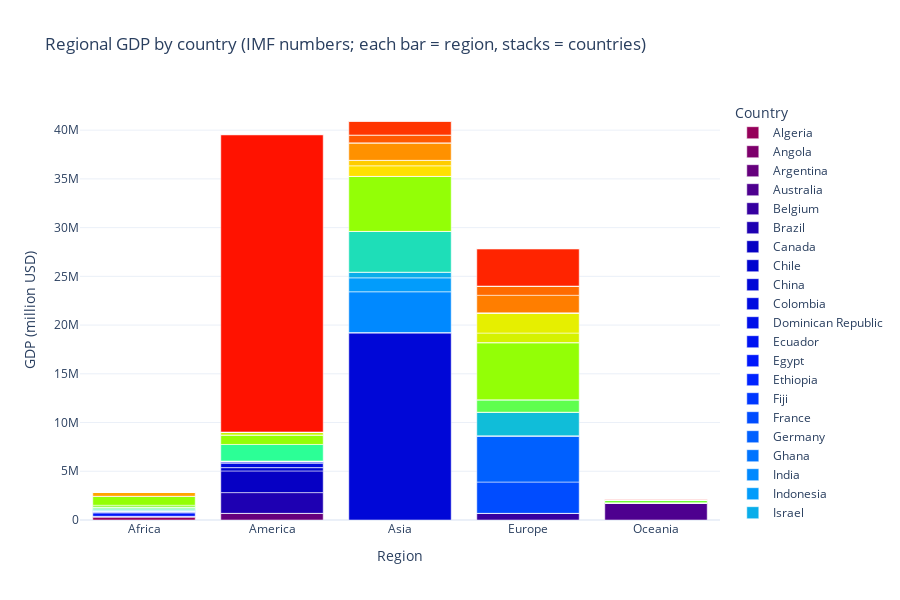

Here is the notebook cell this chart was saved with:
### Code cell
# create a stacked bar where each region is on the x-axis and stacks are countries' GDP contributions.
# We pivot the data so that each country is a color segment.
pivot = plot_df.pivot_table(
    index='region',
    columns='country',
    values='gdp_million_usd',
    aggfunc='sum',
    fill_value=0
)

# reshape pivot into long format for Plotly
long_df = pivot.reset_index().melt(id_vars='region', var_name='country', value_name='gdp_million_usd')

# make a large gradient palette: sample Viridis at N points
n_countries = long_df['country'].nunique()
color_scale = pc.sample_colorscale("Rainbow", [i/(n_countries-1) for i in range(n_countries)])

# build stacked bar
fig = px.bar(
    long_df,
    x='region',
    y='gdp_million_usd',
    color='country',
    title="Regional GDP by country (IMF numbers; each bar = region, stacks = countries)",
    labels={"gdp_million_usd": "GDP (million USD)", "region": "Region"},
    barmode='relative',
    color_discrete_sequence=color_scale
)

# update layout for readability
fig.update_layout(
    xaxis_title="Region",
    yaxis_title="GDP (million USD)",
    legend_title="Country",
    template="plotly_white",
    height=600,
)

# save interactive HTML file
stacked_bar_filename = "stacked_bar.html"
fig.write_html(stacked_bar_filename, full_html=True, include_plotlyjs='cdn')
print(f"Saved stacked bar to {stacked_bar_filename}")

# if running in a notebook, show the figure inline as well
fig.show()

### Figure 1 — Plotly figure (JSON) as saved in the notebook; plotly's stock layout.template omitted (floating-point values rounded to 4 significant figures)
{"data": [{"alignmentgroup": "True", "hovertemplate": "country=Algeria<br>Region=%{x}<br>GDP (million USD)=%{y}<extra></extra>", "legendgroup": "Algeria", "marker": {"color": "rgb(150, 0, 90)", "pattern": {"shape": ""}}, "name": "Algeria", "offsetgroup": "Algeria", "orientation": "v", "showlegend": true, "textposition": "auto", "type": "bar", "x": ["Africa", "America", "Asia", "Europe", "Oceania"], "xaxis": "x", "y": [268885, 0, 0, 0, 0], "yaxis": "y"}, {"alignmentgroup": "True", "hovertemplate": "country=Angola<br>Region=%{x}<br>GDP (million USD)=%{y}<extra></extra>", "legendgroup": "Angola", "marker": {"color": "rgb(126, 0, 108)", "pattern": {"shape": ""}}, "name": "Angola", "offsetgroup": "Angola", "orientation": "v", "showlegend": true, "textposition": "auto", "type": "bar", "x": ["Africa", "America", "Asia", "Europe", "Oceania"], "xaxis": "x", "y": [113343, 0, 0, 0, 0], "yaxis": "y"}, {"alignmentgroup": "True", "hovertemplate": "country=Argentina<br>Region=%{x}<br>GDP (million USD)=%{y}<extra></extra>", "legendgroup": "Argentina", "marker": {"color": "rgb(102, 0, 125)", "pattern": {"shape": ""}}, "name": "Argentina", "offsetgroup": "Argentina", "orientation": "v", "showlegend": true, "textposition": "auto", "type": "bar", "x": ["Africa", "America", "Asia", "Europe", "Oceania"], "xaxis": "x", "y": [0, 683533, 0, 0, 0], "yaxis": "y"}, {"alignmentgroup": "True", "hovertemplate": "country=Australia<br>Region=%{x}<br>GDP (million USD)=%{y}<extra></extra>", "legendgroup": "Australia", "marker": {"color": "rgb(78, 0, 143)", "pattern": {"shape": ""}}, "name": "Australia", "offsetgroup": "Australia", "orientation": "v", "showlegend": true, "textposition": "auto", "type": "bar", "x": ["Africa", "America", "Asia", "Europe", "Oceania"], "xaxis": "x", "y": [0, 0, 0, 0, 1771681], "yaxis": "y"}, {"alignmentgroup": "True", "hovertemplate": "country=Belgium<br>Region=%{x}<br>GDP (million USD)=%{y}<extra></extra>", "legendgroup": "Belgium", "marker": {"color": "rgb(54, 0, 160)", "pattern": {"shape": ""}}, "name": "Belgium", "offsetgroup": "Belgium", "orientation": "v", "showlegend": true, "textposition": "auto", "type": "bar", "x": ["Africa", "America", "Asia", "Europe", "Oceania"], "xaxis": "x", "y": [0, 0, 0, 684864, 0], "yaxis": "y"}, {"alignmentgroup": "True", "hovertemplate": "country=Brazil<br>Region=%{x}<br>GDP (million USD)=%{y}<extra></extra>", "legendgroup": "Brazil", "marker": {"color": "rgb(30, 0, 178)", "pattern": {"shape": ""}}, "name": "Brazil", "offsetgroup": "Brazil", "orientation": "v", "showlegend": true, "textposition": "auto", "type": "bar", "x": ["Africa", "America", "Asia", "Europe", "Oceania"], "xaxis": "x", "y": [0, 2125958, 0, 0, 0], "yaxis": "y"}, {"alignmentgroup": "True", "hovertemplate": "country=Canada<br>Region=%{x}<br>GDP (million USD)=%{y}<extra></extra>", "legendgroup": "Canada", "marker": {"color": "rgb(6, 0, 196)", "pattern": {"shape": ""}}, "name": "Canada", "offsetgroup": "Canada", "orientation": "v", "showlegend": true, "textposition": "auto", "type": "bar", "x": ["Africa", "America", "Asia", "Europe", "Oceania"], "xaxis": "x", "y": [0, 2225341, 0, 0, 0], "yaxis": "y"}, {"alignmentgroup": "True", "hovertemplate": "country=Chile<br>Region=%{x}<br>GDP (million USD)=%{y}<extra></extra>", "legendgroup": "Chile", "marker": {"color": "rgb(0, 3, 207)", "pattern": {"shape": ""}}, "name": "Chile", "offsetgroup": "Chile", "orientation": "v", "showlegend": true, "textposition": "auto", "type": "bar", "x": ["Africa", "America", "Asia", "Europe", "Oceania"], "xaxis": "x", "y": [0, 343823, 0, 0, 0], "yaxis": "y"}, {"alignmentgroup": "True", "hovertemplate": "country=China<br>Region=%{x}<br>GDP (million USD)=%{y}<extra></extra>", "legendgroup": "China", "marker": {"color": "rgb(0, 7, 215)", "pattern": {"shape": ""}}, "name": "China", "offsetgroup": "China", "orientation": "v", "showlegend": true, "textposition": "auto", "type": "bar", "x": ["Africa", "America", "Asia", "Europe", "Oceania"], "xaxis": "x", "y": [0, 0, 19231705, 0, 0], "yaxis": "y"}, {"alignmentgroup": "True", "hovertemplate": "country=Colombia<br>Region=%{x}<br>GDP (million USD)=%{y}<extra></extra>", "legendgroup": "Colombia", "marker": {"color": "rgb(0, 11, 224)", "pattern": {"shape": ""}}, "name": "Colombia", "offsetgroup": "Colombia", "orientation": "v", "showlegend": true, "textposition": "auto", "type": "bar", "x": ["Africa", "America", "Asia", "Europe", "Oceania"], "xaxis": "x", "y": [0, 427766, 0, 0, 0], "yaxis": "y"}, {"alignmentgroup": "True", "hovertemplate": "country=Dominican Republic<br>Region=%{x}<br>GDP (million USD)=%{y}<extra></extra>", "legendgroup": "Dominican Republic", "marker": {"color": "rgb(0, 15, 233)", "pattern": {"shape": ""}}, "name": "Dominican Republic", "offsetgroup": "Dominican Republic", "orientation": "v", "showlegend": true, "textposition": "auto", "type": "bar", "x": ["Africa", "America", "Asia", "Europe", "Oceania"], "xaxis": "x", "y": [0, 127828, 0, 0, 0], "yaxis": "y"}, {"alignmentgroup": "True", "hovertemplate": "country=Ecuador<br>Region=%{x}<br>GDP (million USD)=%{y}<extra></extra>", "legendgroup": "Ecuador", "marker": {"color": "rgb(0, 19, 242)", "pattern": {"shape": ""}}, "name": "Ecuador", "offsetgroup": "Ecuador", "orientation": "v", "showlegend": true, "textposition": "auto", "type": "bar", "x": ["Africa", "America", "Asia", "Europe", "Oceania"], "xaxis": "x", "y": [0, 125677, 0, 0, 0], "yaxis": "y"}, {"alignmentgroup": "True", "hovertemplate": "country=Egypt<br>Region=%{x}<br>GDP (million USD)=%{y}<extra></extra>", "legendgroup": "Egypt", "marker": {"color": "rgb(0, 23, 251)", "pattern": {"shape": ""}}, "name": "Egypt", "offsetgroup": "Egypt", "orientation": "v", "showlegend": true, "textposition": "auto", "type": "bar", "x": ["Africa", "America", "Asia", "Europe", "Oceania"], "xaxis": "x", "y": [347342, 0, 0, 0, 0], "yaxis": "y"}, {"alignmentgroup": "True", "hovertemplate": "country=Ethiopia<br>Region=%{x}<br>GDP (million USD)=%{y}<extra></extra>", "legendgroup": "Ethiopia", "marker": {"color": "rgb(0, 35, 255)", "pattern": {"shape": ""}}, "name": "Ethiopia", "offsetgroup": "Ethiopia", "orientation": "v", "showlegend": true, "textposition": "auto", "type": "bar", "x": ["Africa", "America", "Asia", "Europe", "Oceania"], "xaxis": "x", "y": [117457, 0, 0, 0, 0], "yaxis": "y"}, {"alignmentgroup": "True", "hovertemplate": "country=Fiji<br>Region=%{x}<br>GDP (million USD)=%{y}<extra></extra>", "legendgroup": "Fiji", "marker": {"color": "rgb(0, 55, 255)", "pattern": {"shape": ""}}, "name": "Fiji", "offsetgroup": "Fiji", "orientation": "v", "showlegend": true, "textposition": "auto", "type": "bar", "x": ["Africa", "America", "Asia", "Europe", "Oceania"], "xaxis": "x", "y": [0, 0, 0, 0, 6257], "yaxis": "y"}, {"alignmentgroup": "True", "hovertemplate": "country=France<br>Region=%{x}<br>GDP (million USD)=%{y}<extra></extra>", "legendgroup": "France", "marker": {"color": "rgb(0, 76, 255)", "pattern": {"shape": ""}}, "name": "France", "offsetgroup": "France", "orientation": "v", "showlegend": true, "textposition": "auto", "type": "bar", "x": ["Africa", "America", "Asia", "Europe", "Oceania"], "xaxis": "x", "y": [0, 0, 0, 3211292, 0], "yaxis": "y"}, {"alignmentgroup": "True", "hovertemplate": "country=Germany<br>Region=%{x}<br>GDP (million USD)=%{y}<extra></extra>", "legendgroup": "Germany", "marker": {"color": "rgb(0, 96, 255)", "pattern": {"shape": ""}}, "name": "Germany", "offsetgroup": "Germany", "orientation": "v", "showlegend": true, "textposition": "auto", "type": "bar", "x": ["Africa", "America", "Asia", "Europe", "Oceania"], "xaxis": "x", "y": [0, 0, 0, 4744804, 0], "yaxis": "y"}, {"alignmentgroup": "True", "hovertemplate": "country=Ghana<br>Region=%{x}<br>GDP (million USD)=%{y}<extra></extra>", "legendgroup": "Ghana", "marker": {"color": "rgb(0, 116, 255)", "pattern": {"shape": ""}}, "name": "Ghana", "offsetgroup": "Ghana", "orientation": "v", "showlegend": true, "textposition": "auto", "type": "bar", "x": ["Africa", "America", "Asia", "Europe", "Oceania"], "xaxis": "x", "y": [88332, 0, 0, 0, 0], "yaxis": "y"}, {"alignmentgroup": "True", "hovertemplate": "country=India<br>Region=%{x}<br>GDP (million USD)=%{y}<extra></extra>", "legendgroup": "India", "marker": {"color": "rgb(0, 137, 255)", "pattern": {"shape": ""}}, "name": "India", "offsetgroup": "India", "orientation": "v", "showlegend": true, "textposition": "auto", "type": "bar", "x": ["Africa", "America", "Asia", "Europe", "Oceania"], "xaxis": "x", "y": [0, 0, 4187017, 0, 0], "yaxis": "y"}, {"alignmentgroup": "True", "hovertemplate": "country=Indonesia<br>Region=%{x}<br>GDP (million USD)=%{y}<extra></extra>", "legendgroup": "Indonesia", "marker": {"color": "rgb(2, 156, 251)", "pattern": {"shape": ""}}, "name": "Indonesia", "offsetgroup": "Indonesia", "orientation": "v", "showlegend": true, "textposition": "auto", "type": "bar", "x": ["Africa", "America", "Asia", "Europe", "Oceania"], "xaxis": "x", "y": [0, 0, 1429743, 0, 0], "yaxis": "y"}, {"alignmentgroup": "True", "hovertemplate": "country=Israel<br>Region=%{x}<br>GDP (million USD)=%{y}<extra></extra>", "legendgroup": "Israel", "marker": {"color": "rgb(9, 173, 234)", "pattern": {"shape": ""}}, "name": "Israel", "offsetgroup": "Israel", "orientation": "v", "showlegend": true, "textposition": "auto", "type": "bar", "x": ["Africa", "America", "Asia", "Europe", "Oceania"], "xaxis": "x", "y": [0, 0, 583361, 0, 0], "yaxis": "y"}, {"alignmentgroup": "True", "hovertemplate": "country=Italy<br>Region=%{x}<br>GDP (million USD)=%{y}<extra></extra>", "legendgroup": "Italy", "marker": {"color": "rgb(16, 189, 217)", "pattern": {"shape": ""}}, "name": "Italy", "offsetgroup": "Italy", "orientation": "v", "showlegend": true, "textposition": "auto", "type": "bar", "x": ["Africa", "America", "Asia", "Europe", "Oceania"], "xaxis": "x", "y": [0, 0, 0, 2422855, 0], "yaxis": "y"}, {"alignmentgroup": "True", "hovertemplate": "country=Ivory Coast<br>Region=%{x}<br>GDP (million USD)=%{y}<extra></extra>", "legendgroup": "Ivory Coast", "marker": {"color": "rgb(23, 206, 200)", "pattern": {"shape": ""}}, "name": "Ivory Coast", "offsetgroup": "Ivory Coast", "orientation": "v", "showlegend": true, "textposition": "auto", "type": "bar", "x": ["Africa", "America", "Asia", "Europe", "Oceania"], "xaxis": "x", "y": [94483, 0, 0, 0, 0], "yaxis": "y"}, {"alignmentgroup": "True", "hovertemplate": "country=Japan<br>Region=%{x}<br>GDP (million USD)=%{y}<extra></extra>", "legendgroup": "Japan", "marker": {"color": "rgb(30, 222, 184)", "pattern": {"shape": ""}}, "name": "Japan", "offsetgroup": "Japan", "orientation": "v", "showlegend": true, "textposition": "auto", "type": "bar", "x": ["Africa", "America", "Asia", "Europe", "Oceania"], "xaxis": "x", "y": [0, 0, 4186431, 0, 0], "yaxis": "y"}, {"alignmentgroup": "True", "hovertemplate": "country=Kenya<br>Region=%{x}<br>GDP (million USD)=%{y}<extra></extra>", "legendgroup": "Kenya", "marker": {"color": "rgb(37, 239, 167)", "pattern": {"shape": ""}}, "name": "Kenya", "offsetgroup": "Kenya", "orientation": "v", "showlegend": true, "textposition": "auto", "type": "bar", "x": ["Africa", "America", "Asia", "Europe", "Oceania"], "xaxis": "x", "y": [131673, 0, 0, 0, 0], "yaxis": "y"}, {"alignmentgroup": "True", "hovertemplate": "country=Mexico<br>Region=%{x}<br>GDP (million USD)=%{y}<extra></extra>", "legendgroup": "Mexico", "marker": {"color": "rgb(44, 255, 150)", "pattern": {"shape": ""}}, "name": "Mexico", "offsetgroup": "Mexico", "orientation": "v", "showlegend": true, "textposition": "auto", "type": "bar", "x": ["Africa", "America", "Asia", "Europe", "Oceania"], "xaxis": "x", "y": [0, 1692640, 0, 0, 0], "yaxis": "y"}, {"alignmentgroup": "True", "hovertemplate": "country=Micronesia<br>Region=%{x}<br>GDP (million USD)=%{y}<extra></extra>", "legendgroup": "Micronesia", "marker": {"color": "rgb(61, 255, 126)", "pattern": {"shape": ""}}, "name": "Micronesia", "offsetgroup": "Micronesia", "orientation": "v", "showlegend": true, "textposition": "auto", "type": "bar", "x": ["Africa", "America", "Asia", "Europe", "Oceania"], "xaxis": "x", "y": [0, 0, 0, 0, 500], "yaxis": "y"}, {"alignmentgroup": "True", "hovertemplate": "country=Morocco<br>Region=%{x}<br>GDP (million USD)=%{y}<extra></extra>", "legendgroup": "Morocco", "marker": {"color": "rgb(78, 255, 102)", "pattern": {"shape": ""}}, "name": "Morocco", "offsetgroup": "Morocco", "orientation": "v", "showlegend": true, "textposition": "auto", "type": "bar", "x": ["Africa", "America", "Asia", "Europe", "Oceania"], "xaxis": "x", "y": [165835, 0, 0, 0, 0], "yaxis": "y"}, {"alignmentgroup": "True", "hovertemplate": "country=Netherlands<br>Region=%{x}<br>GDP (million USD)=%{y}<extra></extra>", "legendgroup": "Netherlands", "marker": {"color": "rgb(95, 255, 78)", "pattern": {"shape": ""}}, "name": "Netherlands", "offsetgroup": "Netherlands", "orientation": "v", "showlegend": true, "textposition": "auto", "type": "bar", "x": ["Africa", "America", "Asia", "Europe", "Oceania"], "xaxis": "x", "y": [0, 0, 0, 1272011, 0], "yaxis": "y"}, {"alignmentgroup": "True", "hovertemplate": "country=New Zealand<br>Region=%{x}<br>GDP (million USD)=%{y}<extra></extra>", "legendgroup": "New Zealand", "marker": {"color": "rgb(112, 255, 54)", "pattern": {"shape": ""}}, "name": "New Zealand", "offsetgroup": "New Zealand", "orientation": "v", "showlegend": true, "textposition": "auto", "type": "bar", "x": ["Africa", "America", "Asia", "Europe", "Oceania"], "xaxis": "x", "y": [0, 0, 0, 0, 248666], "yaxis": "y"}, {"alignmentgroup": "True", "hovertemplate": "country=Nigeria<br>Region=%{x}<br>GDP (million USD)=%{y}<extra></extra>", "legendgroup": "Nigeria", "marker": {"color": "rgb(130, 255, 30)", "pattern": {"shape": ""}}, "name": "Nigeria", "offsetgroup": "Nigeria", "orientation": "v", "showlegend": true, "textposition": "auto", "type": "bar", "x": ["Africa", "America", "Asia", "Europe", "Oceania"], "xaxis": "x", "y": [188271, 0, 0, 0, 0], "yaxis": "y"}, {"alignmentgroup": "True", "hovertemplate": "country=Other (rest)<br>Region=%{x}<br>GDP (million USD)=%{y}<extra></extra>", "legendgroup": "Other (rest)", "marker": {"color": "rgb(147, 255, 6)", "pattern": {"shape": ""}}, "name": "Other (rest)", "offsetgroup": "Other (rest)", "orientation": "v", "showlegend": true, "textposition": "auto", "type": "bar", "x": ["Africa", "America", "Asia", "Europe", "Oceania"], "xaxis": "x", "y": [921038, 975864, 5641386, 5867008, 843], "yaxis": "y"}, {"alignmentgroup": "True", "hovertemplate": "country=Palau<br>Region=%{x}<br>GDP (million USD)=%{y}<extra></extra>", "legendgroup": "Palau", "marker": {"color": "rgb(163, 252, 0)", "pattern": {"shape": ""}}, "name": "Palau", "offsetgroup": "Palau", "orientation": "v", "showlegend": true, "textposition": "auto", "type": "bar", "x": ["Africa", "America", "Asia", "Europe", "Oceania"], "xaxis": "x", "y": [0, 0, 0, 0, 333], "yaxis": "y"}, {"alignmentgroup": "True", "hovertemplate": "country=Papua New Guinea<br>Region=%{x}<br>GDP (million USD)=%{y}<extra></extra>", "legendgroup": "Papua New Guinea", "marker": {"color": "rgb(180, 249, 0)", "pattern": {"shape": ""}}, "name": "Papua New Guinea", "offsetgroup": "Papua New Guinea", "orientation": "v", "showlegend": true, "textposition": "auto", "type": "bar", "x": ["Africa", "America", "Asia", "Europe", "Oceania"], "xaxis": "x", "y": [0, 0, 0, 0, 32835], "yaxis": "y"}, {"alignmentgroup": "True", "hovertemplate": "country=Peru<br>Region=%{x}<br>GDP (million USD)=%{y}<extra></extra>", "legendgroup": "Peru", "marker": {"color": "rgb(197, 246, 0)", "pattern": {"shape": ""}}, "name": "Peru", "offsetgroup": "Peru", "orientation": "v", "showlegend": true, "textposition": "auto", "type": "bar", "x": ["Africa", "America", "Asia", "Europe", "Oceania"], "xaxis": "x", "y": [0, 303293, 0, 0, 0], "yaxis": "y"}, {"alignmentgroup": "True", "hovertemplate": "country=Poland<br>Region=%{x}<br>GDP (million USD)=%{y}<extra></extra>", "legendgroup": "Poland", "marker": {"color": "rgb(213, 242, 0)", "pattern": {"shape": ""}}, "name": "Poland", "offsetgroup": "Poland", "orientation": "v", "showlegend": true, "textposition": "auto", "type": "bar", "x": ["Africa", "America", "Asia", "Europe", "Oceania"], "xaxis": "x", "y": [0, 0, 0, 979960, 0], "yaxis": "y"}, {"alignmentgroup": "True", "hovertemplate": "country=Russia<br>Region=%{x}<br>GDP (million USD)=%{y}<extra></extra>", "legendgroup": "Russia", "marker": {"color": "rgb(230, 239, 0)", "pattern": {"shape": ""}}, "name": "Russia", "offsetgroup": "Russia", "orientation": "v", "showlegend": true, "textposition": "auto", "type": "bar", "x": ["Africa", "America", "Asia", "Europe", "Oceania"], "xaxis": "x", "y": [0, 0, 0, 2076396, 0], "yaxis": "y"}, {"alignmentgroup": "True", "hovertemplate": "country=Samoa<br>Region=%{x}<br>GDP (million USD)=%{y}<extra></extra>", "legendgroup": "Samoa", "marker": {"color": "rgb(247, 236, 0)", "pattern": {"shape": ""}}, "name": "Samoa", "offsetgroup": "Samoa", "orientation": "v", "showlegend": true, "textposition": "auto", "type": "bar", "x": ["Africa", "America", "Asia", "Europe", "Oceania"], "xaxis": "x", "y": [0, 0, 0, 0, 1160], "yaxis": "y"}, {"alignmentgroup": "True", "hovertemplate": "country=Saudi Arabia<br>Region=%{x}<br>GDP (million USD)=%{y}<extra></extra>", "legendgroup": "Saudi Arabia", "marker": {"color": "rgb(255, 224, 0)", "pattern": {"shape": ""}}, "name": "Saudi Arabia", "offsetgroup": "Saudi Arabia", "orientation": "v", "showlegend": true, "textposition": "auto", "type": "bar", "x": ["Africa", "America", "Asia", "Europe", "Oceania"], "xaxis": "x", "y": [0, 0, 1083749, 0, 0], "yaxis": "y"}, {"alignmentgroup": "True", "hovertemplate": "country=Singapore<br>Region=%{x}<br>GDP (million USD)=%{y}<extra></extra>", "legendgroup": "Singapore", "marker": {"color": "rgb(255, 204, 0)", "pattern": {"shape": ""}}, "name": "Singapore", "offsetgroup": "Singapore", "orientation": "v", "showlegend": true, "textposition": "auto", "type": "bar", "x": ["Africa", "America", "Asia", "Europe", "Oceania"], "xaxis": "x", "y": [0, 0, 564774, 0, 0], "yaxis": "y"}, {"alignmentgroup": "True", "hovertemplate": "country=Solomon Islands<br>Region=%{x}<br>GDP (million USD)=%{y}<extra></extra>", "legendgroup": "Solomon Islands", "marker": {"color": "rgb(255, 185, 0)", "pattern": {"shape": ""}}, "name": "Solomon Islands", "offsetgroup": "Solomon Islands", "orientation": "v", "showlegend": true, "textposition": "auto", "type": "bar", "x": ["Africa", "America", "Asia", "Europe", "Oceania"], "xaxis": "x", "y": [0, 0, 0, 0, 1898], "yaxis": "y"}, {"alignmentgroup": "True", "hovertemplate": "country=South Africa<br>Region=%{x}<br>GDP (million USD)=%{y}<extra></extra>", "legendgroup": "South Africa", "marker": {"color": "rgb(255, 165, 0)", "pattern": {"shape": ""}}, "name": "South Africa", "offsetgroup": "South Africa", "orientation": "v", "showlegend": true, "textposition": "auto", "type": "bar", "x": ["Africa", "America", "Asia", "Europe", "Oceania"], "xaxis": "x", "y": [410338, 0, 0, 0, 0], "yaxis": "y"}, {"alignmentgroup": "True", "hovertemplate": "country=South Korea<br>Region=%{x}<br>GDP (million USD)=%{y}<extra></extra>", "legendgroup": "South Korea", "marker": {"color": "rgb(255, 145, 0)", "pattern": {"shape": ""}}, "name": "South Korea", "offsetgroup": "South Korea", "orientation": "v", "showlegend": true, "textposition": "auto", "type": "bar", "x": ["Africa", "America", "Asia", "Europe", "Oceania"], "xaxis": "x", "y": [0, 0, 1790322, 0, 0], "yaxis": "y"}, {"alignmentgroup": "True", "hovertemplate": "country=Spain<br>Region=%{x}<br>GDP (million USD)=%{y}<extra></extra>", "legendgroup": "Spain", "marker": {"color": "rgb(255, 126, 0)", "pattern": {"shape": ""}}, "name": "Spain", "offsetgroup": "Spain", "orientation": "v", "showlegend": true, "textposition": "auto", "type": "bar", "x": ["Africa", "America", "Asia", "Europe", "Oceania"], "xaxis": "x", "y": [0, 0, 0, 1799511, 0], "yaxis": "y"}, {"alignmentgroup": "True", "hovertemplate": "country=Switzerland<br>Region=%{x}<br>GDP (million USD)=%{y}<extra></extra>", "legendgroup": "Switzerland", "marker": {"color": "rgb(255, 107, 0)", "pattern": {"shape": ""}}, "name": "Switzerland", "offsetgroup": "Switzerland", "orientation": "v", "showlegend": true, "textposition": "auto", "type": "bar", "x": ["Africa", "America", "Asia", "Europe", "Oceania"], "xaxis": "x", "y": [0, 0, 0, 947125, 0], "yaxis": "y"}, {"alignmentgroup": "True", "hovertemplate": "country=Taiwan<br>Region=%{x}<br>GDP (million USD)=%{y}<extra></extra>", "legendgroup": "Taiwan", "marker": {"color": "rgb(255, 89, 0)", "pattern": {"shape": ""}}, "name": "Taiwan", "offsetgroup": "Taiwan", "orientation": "v", "showlegend": true, "textposition": "auto", "type": "bar", "x": ["Africa", "America", "Asia", "Europe", "Oceania"], "xaxis": "x", "y": [0, 0, 804889, 0, 0], "yaxis": "y"}, {"alignmentgroup": "True", "hovertemplate": "country=Tonga<br>Region=%{x}<br>GDP (million USD)=%{y}<extra></extra>", "legendgroup": "Tonga", "marker": {"color": "rgb(255, 71, 0)", "pattern": {"shape": ""}}, "name": "Tonga", "offsetgroup": "Tonga", "orientation": "v", "showlegend": true, "textposition": "auto", "type": "bar", "x": ["Africa", "America", "Asia", "Europe", "Oceania"], "xaxis": "x", "y": [0, 0, 0, 0, 568], "yaxis": "y"}, {"alignmentgroup": "True", "hovertemplate": "country=Turkey<br>Region=%{x}<br>GDP (million USD)=%{y}<extra></extra>", "legendgroup": "Turkey", "marker": {"color": "rgb(255, 53, 0)", "pattern": {"shape": ""}}, "name": "Turkey", "offsetgroup": "Turkey", "orientation": "v", "showlegend": true, "textposition": "auto", "type": "bar", "x": ["Africa", "America", "Asia", "Europe", "Oceania"], "xaxis": "x", "y": [0, 0, 1437406, 0, 0], "yaxis": "y"}, {"alignmentgroup": "True", "hovertemplate": "country=United Kingdom<br>Region=%{x}<br>GDP (million USD)=%{y}<extra></extra>", "legendgroup": "United Kingdom", "marker": {"color": "rgb(255, 36, 0)", "pattern": {"shape": ""}}, "name": "United Kingdom", "offsetgroup": "United Kingdom", "orientation": "v", "showlegend": true, "textposition": "auto", "type": "bar", "x": ["Africa", "America", "Asia", "Europe", "Oceania"], "xaxis": "x", "y": [0, 0, 0, 3839180, 0], "yaxis": "y"}, {"alignmentgroup": "True", "hovertemplate": "country=United States<br>Region=%{x}<br>GDP (million USD)=%{y}<extra></extra>", "legendgroup": "United States", "marker": {"color": "rgb(255, 18, 0)", "pattern": {"shape": ""}}, "name": "United States", "offsetgroup": "United States", "orientation": "v", "showlegend": true, "textposition": "auto", "type": "bar", "x": ["Africa", "America", "Asia", "Europe", "Oceania"], "xaxis": "x", "y": [0, 30507217, 0, 0, 0], "yaxis": "y"}, {"alignmentgroup": "True", "hovertemplate": "country=Vanuatu<br>Region=%{x}<br>GDP (million USD)=%{y}<extra></extra>", "legendgroup": "Vanuatu", "marker": {"color": "rgb(255, 0, 0)", "pattern": {"shape": ""}}, "name": "Vanuatu", "offsetgroup": "Vanuatu", "orientation": "v", "showlegend": true, "textposition": "auto", "type": "bar", "x": ["Africa", "America", "Asia", "Europe", "Oceania"], "xaxis": "x", "y": [0, 0, 0, 0, 1267], "yaxis": "y"}], "layout": {"barmode": "relative", "height": 600, "legend": {"title": {"text": "Country"}, "tracegroupgap": 0}, "title": {"text": "Regional GDP by country (IMF numbers; each bar = region, stacks = countries)"}, "xaxis": {"anchor": "y", "domain": [0, 1], "title": {"text": "Region"}}, "yaxis": {"anchor": "x", "domain": [0, 1], "title": {"text": "GDP (million USD)"}}}}
